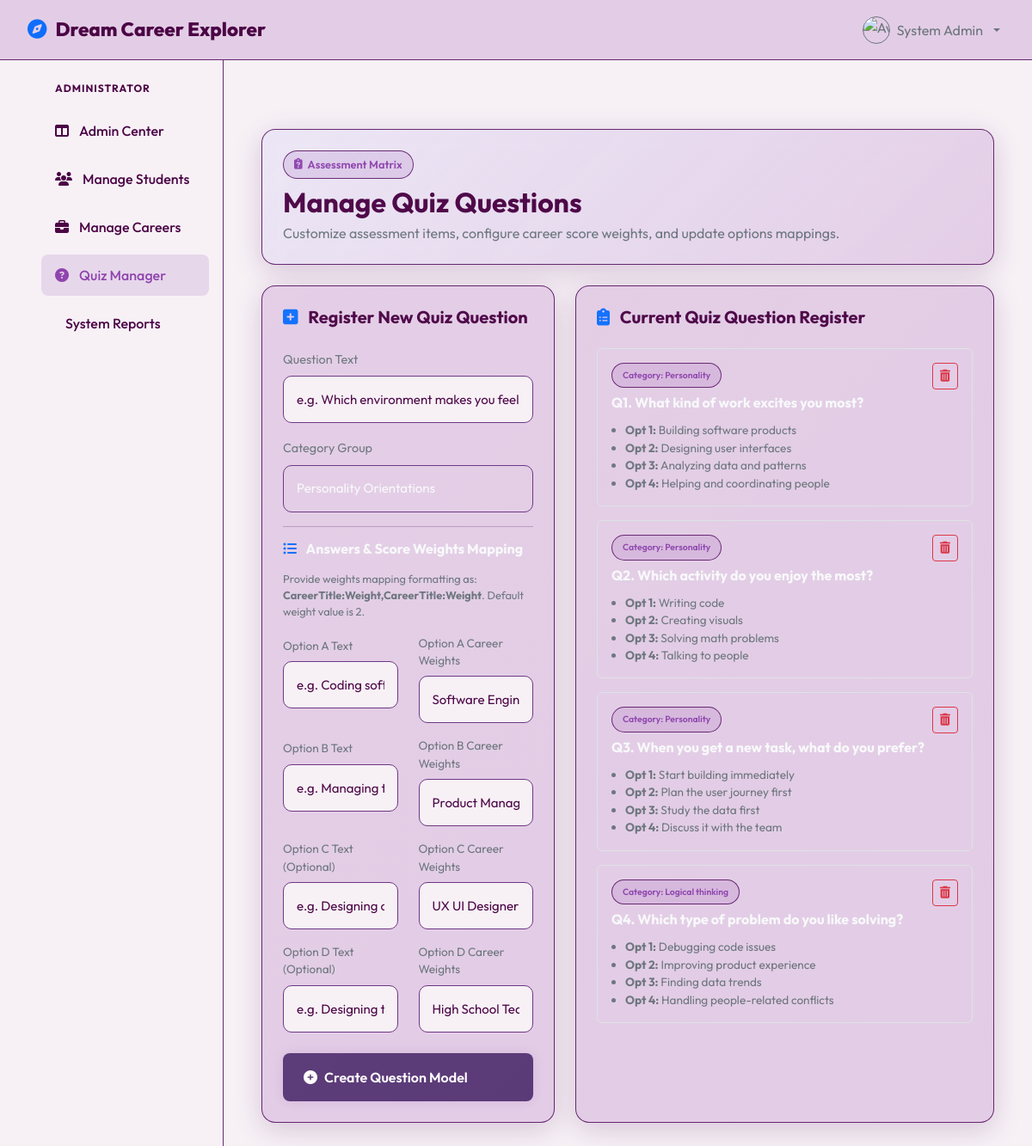
The app's page /admin/quiz (signed in) with its own data.
### app/models.py (models this page shows, shortened)
class User(db.Model):
    __tablename__ = 'users'
    id = db.Column(db.Integer, primary_key=True)
    username = db.Column(db.String(50), unique=True, nullable=False)
    email = db.Column(db.String(100), unique=True, nullable=False)
    password_hash = db.Column(db.String(256), nullable=False)
    full_name = db.Column(db.String(100), nullable=False)
    role = db.Column(db.Enum('student', 'admin', name='user_roles'), default='student', nullable=False)
    profile_pic = db.Column(db.String(256), default='default.png')
    department = db.Column(db.String(100), nullable=True)
    qualification = db.Column(db.String(100), nullable=True)
    created_at = db.Column(db.DateTime, default=datetime.utcnow)
    portfolio = db.relationship('Portfolio', backref='user', uselist=False, cascade="all, delete-orphan")
    skills = db.relationship('StudentSkill', backref='user', cascade="all, delete-orphan")
    certificates = db.relationship('Certificate', backref='user', cascade="all, delete-orphan")
    projects = db.relationship('Project', backref='user', cascade="all, delete-orphan")
    quiz_results = db.relationship('QuizResult', backref='user', cascade="all, delete-orphan")
    progress = db.relationship('LearningProgress', backref='user', cascade="all, delete-orphan")
    notifications = db.relationship('Notification', backref='user', cascade="all, delete-orphan")

class QuizQuestion(db.Model):
    __tablename__ = 'quiz_questions'
    id = db.Column(db.Integer, primary_key=True)
    question_text = db.Column(db.String(500), nullable=False)
    category = db.Column(db.Enum('personality', 'technical_interest', 'creativity', 'logical_thinking', 'communication', 'leadership', 'business', 'problem_solving', 'mathematics', 'analytical_skills', name='quiz_categories'), nullable=False)
    options = db.relationship('QuizOption', backref='question', cascade="all, delete-orphan")

class QuizOption(db.Model):
    __tablename__ = 'quiz_options'
    id = db.Column(db.Integer, primary_key=True)
    question_id = db.Column(db.Integer, db.ForeignKey('quiz_questions.id'), nullable=False)
    option_text = db.Column(db.String(300), nullable=False)
    score_value = db.Column(db.Text, nullable=False)  # JSON mapping of career titles to weights

### app/blueprints/admin/routes.py (the view, shortened to what this page needs)
@admin_bp.route('/quiz', methods=['GET', 'POST'])
@admin_required
def manage_quiz():
    questions = QuizQuestion.query.all()
    return render_template('admin/manage_quiz.html', questions=questions)

### app/templates/admin/manage_quiz.html (shortened to what this page needs)
{% extends "base.html" %}
{% block content %}
<div class="container py-4">
    <div class="row mb-4" data-aos="fade-down">
        <div class="col-12">
            <div class="glass-card" style="background: linear-gradient(135deg, rgba(99, 102, 241, 0.08) 0%, var(--bg-card) 100%);">
                <div class="d-flex flex-column flex-md-row justify-content-between align-items-md-center gap-3">
                    <div>
                        <span class="badge-custom badge-tech mb-2"><i class="fa-solid fa-clipboard-question"></i> Assessment Matrix</span>
                        <h2 class="fw-bold mb-1">Manage Quiz Questions</h2>
                        <p class="text-secondary mb-0">Customize assessment items, configure career score weights, and update options mappings.</p>
                    </div>
                </div>
            </div>
        </div>
    </div>
    <div class="row g-4">
        <div class="col-lg-5" data-aos="fade-right">
            <div class="glass-card">
                <h5 class="fw-bold mb-4"><i class="fa-solid fa-square-plus text-primary me-2"></i> Register New Quiz Question</h5>
                <form action="{{ url_for('admin.manage_quiz') }}" method="POST">
                    <div class="mb-3">
                        <label class="form-label text-secondary" style="font-size: 0.9rem;">Question Text</label>
                        <input type="text" name="question_text" class="form-control-custom" placeholder="e.g. Which environment makes you feel most energized?" required>
                    </div>
                    <div class="mb-3">
                        <label class="form-label text-secondary" style="font-size: 0.9rem;">Category Group</label>
                        <select name="category" class="form-control-custom form-select bg-transparent text-light border-color" required>
                            <option value="personality" class="bg-dark text-light">Personality Orientations</option>
                        </select>
                    </div>
                    <hr class="border-color">
                    <h6 class="text-light fw-bold mb-3"><i class="fa-solid fa-list-ul text-primary me-2"></i> Answers & Score Weights Mapping</h6>
                    <p class="text-secondary mb-3" style="font-size: 0.8rem;">Provide weights mapping formatting as: <strong>CareerTitle:Weight,CareerTitle:Weight</strong>. Default weight value is 2.</p>
                    <div class="row mb-3">
                        <div class="col-md-6">
                            <label class="form-label text-secondary" style="font-size: 0.85rem;">Option A Text</label>
                            <input type="text" name="option1" class="form-control-custom m-0" placeholder="e.g. Coding software programs" required>
                        </div>
                        <div class="col-md-6">
                            <label class="form-label text-secondary" style="font-size: 0.85rem;">Option A Career Weights</label>
                            <input type="text" name="option1_weights" class="form-control-custom m-0" placeholder="Software Engineer:4,Data Scientist:3">
                        </div>
                    </div>
                    <div class="row mb-3">
                        <div class="col-md-6">
                            <label class="form-label text-secondary" style="font-size: 0.85rem;">Option B Text</label>
                            <input type="text" name="option2" class="form-control-custom m-0" placeholder="e.g. Managing team schedules" required>
                        </div>
                        <div class="col-md-6">
                            <label class="form-label text-secondary" style="font-size: 0.85rem;">Option B Career Weights</label>
                            <input type="text" name="option2_weights" class="form-control-custom m-0" placeholder="Product Manager:4,HR Specialist:3">
                        </div>
                    </div>
                    <div class="row mb-3">
                        <div class="col-md-6">
                            <label class="form-label text-secondary" style="font-size: 0.85rem;">Option C Text (Optional)</label>
                            <input type="text" name="option3" class="form-control-custom m-0" placeholder="e.g. Designing color schemes">
                        </div>
                        <div class="col-md-6">
                            <label class="form-label text-secondary" style="font-size: 0.85rem;">Option C Career Weights</label>
                            <input type="text" name="option3_weights" class="form-control-custom m-0" placeholder="UX UI Designer:4,Graphic Designer:3">
                        </div>
                    </div>
                    <div class="row mb-4">
                        <div class="col-md-6">
                            <label class="form-label text-secondary" style="font-size: 0.85rem;">Option D Text (Optional)</label>
                            <input type="text" name="option4" class="form-control-custom m-0" placeholder="e.g. Designing teaching guides">
                        </div>
                        <div class="col-md-6">
                            <label class="form-label text-secondary" style="font-size: 0.85rem;">Option D Career Weights</label>
                            <input type="text" name="option4_weights" class="form-control-custom m-0" placeholder="High School Teacher:4">
                        </div>
                    </div>
                    <button type="submit" class="glow-btn w-100 py-3"><i class="fa-solid fa-plus-circle"></i> Create Question Model</button>
                </form>
            </div>
        </div>
        <div class="col-lg-7" data-aos="fade-left">
            <div class="glass-card h-100">
                <h5 class="fw-bold mb-4"><i class="fa-solid fa-clipboard-list text-primary me-2"></i> Current Quiz Question Register</h5>
                <div class="d-flex flex-column gap-3" style="max-height: 800px; overflow-y: auto;">
                    {% for q in questions %}
                        <div class="p-3 rounded border border-color bg-transparent">
                            <div class="d-flex justify-content-between align-items-start mb-2">
                                <div>
                                    <span class="badge-custom badge-tech mb-2" style="font-size: 0.65rem;">Category: {{ q.category.replace('_', ' ').capitalize() }}</span>
                                    <h6 class="fw-bold text-light mb-1">Q{{ loop.index }}. {{ q.question_text }}</h6>
                                </div>
                                <form action="{{ url_for('admin.delete_question', question_id=q.id) }}" method="POST" class="m-0" onsubmit="return confirm('Delete this question model?');">
                                    <button type="submit" class="btn btn-outline-danger btn-sm border-color" title="Delete Question"><i class="fa-solid fa-trash-can"></i></button>
                                </form>
                            </div>
                            <ul class="text-secondary mb-0 mt-2 ps-3" style="font-size: 0.85rem;">
                                {% for opt in q.options %}
                                    <li><strong>Opt {{ loop.index }}:</strong> {{ opt.option_text }}</li>
                                {% endfor %}
                            </ul>
                        </div>
                    {% else %}
                        <p class="text-muted text-center py-4">No assessment questions added yet.</p>
                    {% endfor %}
                </div>
            </div>
        </div>
    </div>
</div>
{% endblock %}

### app/templates/base.html (shortened to what this page needs)
<!DOCTYPE html>
<html lang="en" data-theme="dark">
<head>
    <link href="https://cdn.jsdelivr.net/npm/bootstrap@5.3.0/dist/css/bootstrap.min.css" rel="stylesheet">
    <link href="https://cdnjs.cloudflare.com/ajax/libs/font-awesome/6.4.0/css/all.min.css" rel="stylesheet">
    <link href="https://unpkg.com/aos@2.3.1/dist/aos.css" rel="stylesheet">
    <link rel="stylesheet" href="{{ url_for('static', filename='css/style.css') }}">
    <link rel="stylesheet" href="{{ url_for('static', filename='css/dashboard.css') }}">
    <link rel="stylesheet" href="{{ url_for('static', filename='css/landing.css') }}">
</head>
<body>
    <nav class="top-navbar">
        <a class="navbar-brand" href="{{ url_for('main.index') }}">
            <i class="fa-solid fa-compass text-primary"></i> Dream Career Explorer
        </a>
        <div class="d-flex align-items-center gap-3">
            {% if current_user %}
                <div class="dropdown">
                    <button class="btn btn-link text-decoration-none dropdown-toggle text-secondary d-flex align-items-center gap-2 p-1" type="button" id="profileDropdown" data-bs-toggle="dropdown" aria-expanded="false">
                        <img src="{{ url_for('static', filename='uploads/' + current_user.profile_pic) }}" alt="Avatar" width="32" height="32" class="rounded-circle border border-secondary" onerror="this.src='https://cdn-icons-png.flaticon.com/512/3135/3135715.png';">
                        <span class="d-none d-md-inline">{{ current_user.full_name }}</span>
                    </button>
                </div>
            {% else %}
                <a href="{{ url_for('auth.login') }}" class="btn btn-outline-secondary btn-sm px-3">Login</a>
                <a href="{{ url_for('auth.register') }}" class="glow-btn btn-sm px-3 py-2 text-white">Get Started</a>
            {% endif %}
        </div>
    </nav>
    <div class="main-wrapper">
        {% if current_user %}
            <aside class="sidebar">
                <ul class="side-nav-list">
                    {% if current_user.role == 'student' %}
                        <span class="text-uppercase  fw-bold px-3 mb-2" style="font-size: 0.75rem; letter-spacing: 1px;">Workspace</span>
                        <li><a class="side-nav-link" href="{{ url_for('student.dashboard') }}"><i class="fa-solid fa-chart-pie icon-dashboard"></i> Dashboard</a></li>
                        <li><a class="side-nav-link" href="{{ url_for('student.assessment') }}"><i class="fa-solid fa-square-poll-horizontal icon-quiz"></i> Assessment Quiz</a></li>
                        <li><a class="side-nav-link" href="{{ url_for('student.portfolio') }}"><i class="fa-solid fa-user-graduate icon-portfolio"></i> My Portfolio</a></li>
                        <li><a class="side-nav-link" href="{{ url_for('student.resume') }}"><i class="fa-solid fa-file-invoice icon-resume"></i> Resume Builder</a></li>
                        <li><a class="side-nav-link" href="{{ url_for('student.certifications') }}"><i class="fa-solid fa-award icon-certifications"></i> Certifications</a></li>
                        <span class="text-uppercase  fw-bold px-3 mt-4 mb-2" style="font-size: 0.75rem; letter-spacing: 1px;">Guidance</span>
                        <li><a class="side-nav-link" href="{{ url_for('main.careers') }}"><i class="fa-solid fa-compass icon-explore"></i> Explore Careers</a></li>
                        <li><a class="side-nav-link" href="{{ url_for('main.comparison') }}"><i class="fa-solid fa-scale-balanced icon-compare"></i> Career Compare</a></li>
                        <li><a class="side-nav-link" href="{{ url_for('main.trends') }}"><i class="fa-solid fa-fire-flame-curved icon-trends"></i> Market Trends</a></li>
                        <li><a class="side-nav-link" href="{{ url_for('student.chatbot_ui') }}"><i class="fa-solid fa-robot icon-chatbot"></i> Career Chatbot</a></li>
                    {% elif current_user.role == 'admin' %}
                        <span class="text-uppercase text-unmuted fw-bold px-3 mb-2" style="font-size: 0.75rem; letter-spacing: 1px;">Administrator</span>
                        <li><a class="side-nav-link" href="{{ url_for('admin.dashboard') }}"><i class="fa-solid fa-table-columns"></i> Admin Center</a></li>
                        <li><a class="side-nav-link" href="{{ url_for('admin.manage_users') }}"><i class="fa-solid fa-users"></i> Manage Students</a></li>
                        <li><a class="side-nav-link" href="{{ url_for('admin.manage_careers') }}"><i class="fa-solid fa-briefcase"></i> Manage Careers</a></li>
                        <li><a class="side-nav-link" href="{{ url_for('admin.manage_quiz') }}"><i class="fa-solid fa-question-circle"></i> Quiz Manager</a></li>
                        <li><a class="side-nav-link" href="{{ url_for('admin.reports') }}"> System Reports</a></li>
                    {% endif %}
                </ul>
            </aside>
        {% endif %}
        <main class="content-body {% if not current_user %}w-100 m-0 p-0{% endif %}">
            {% block content %}{% endblock %}
        </main>
    </div>
</body>
</html>

### records on screen
User: full_name "System Admin"
QuizQuestion: category.replace "Personality", question_text "What kind of work excites you most?"
QuizOption: option_text "Building software products"
QuizOption: option_text "Designing user interfaces"
QuizOption: option_text "Analyzing data and patterns"
QuizOption: option_text "Helping and coordinating people"
QuizQuestion: category.replace "Personality", question_text "Which activity do you enjoy the most?"
QuizOption: option_text "Writing code"
QuizOption: option_text "Creating visuals"
QuizOption: option_text "Solving math problems"
QuizOption: option_text "Talking to people"
QuizQuestion: category.replace "Personality", question_text "When you get a new task, what do you prefer?"
QuizOption: option_text "Start building immediately"
QuizOption: option_text "Plan the user journey first"
QuizOption: option_text "Study the data first"
QuizOption: option_text "Discuss it with the team"
QuizQuestion: category.replace "Logical thinking", question_text "Which type of problem do you like solving?"
QuizOption: option_text "Debugging code issues"
QuizOption: option_text "Improving product experience"
QuizOption: option_text "Finding data trends"
QuizOption: option_text "Handling people-related conflicts"
